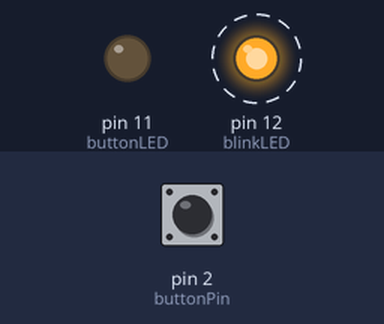
This sketch was run on a simulated Arduino Uno, built with avr-gcc and run on an emulated ATmega328P. On the bench: output pins drawn as LEDs (lit = HIGH). Dashed ring = blinking. Inputs (shaded band) come from the test bench; at power-on: pin 2 (buttonPin) HIGH.

Above: at 0.9 s.
1.3 s: pin 2 (buttonPin) pulled LOW for 0.15 s
At 1.7 s:
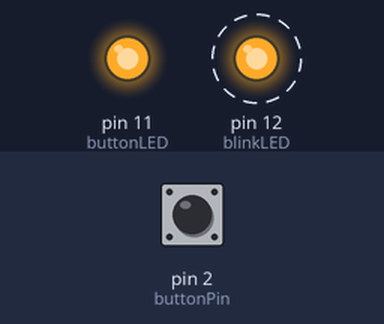
4.3 s: pin 2 (buttonPin) pulled LOW for 1 s
At 5.5 s:
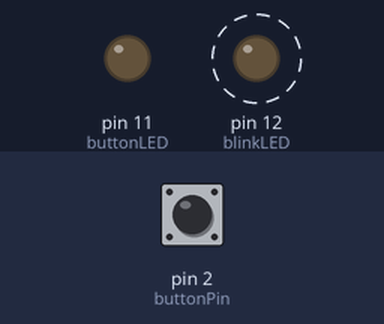
7.3 s: pin 2 (buttonPin) pulled LOW for 3.2 s
At 10.7 s:
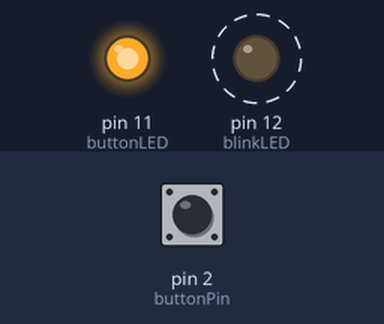
Timing chart, 0 to 18.0 s (numbered marks = the images above; inputs shaded):
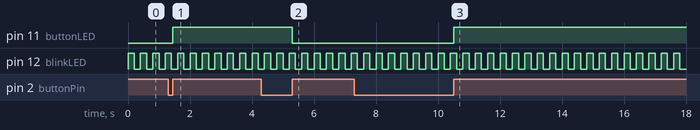

The sketch:

Interrupts_LEDs_toggle.ino
```cpp
// Code to demostrate interrupts on Arduino
// Using interrupts in this program
// Yellow LED (blinkLED) will blink every 200 ms
// Green LED (buttonLED) will change state when we press the button and release
// Lori Pfahler
// October 2026

// Pins 2 and 3 are enabled for this type of interrupt
int buttonPin = 2;
int buttonLED = 11; // green LED on my breadboard
int blinkLED = 12; // yellow LED
volatile bool LEDState = false; // start with buttonLED off
volatile unsigned long prev_interrupt_time = 0;

// Interrupt Service Routine (ISR) - make it a toggle switch
void buttonInterrupt() {
  unsigned long interrupt_time = millis();
  // debounce button switch - change LEDState only if 200ms
  // has passed since the last trigger
  if (interrupt_time - prev_interrupt_time > 200) {
    LEDState = !LEDState;
    digitalWrite(buttonLED, LEDState);
    prev_interrupt_time = interrupt_time;
  }
}

void setup() {
  pinMode(buttonPin, INPUT_PULLUP);
  pinMode(buttonLED, OUTPUT);
  pinMode(blinkLED, OUTPUT);
  // to enable the ISR using buttonInterrupt function and attach it to buttonPin
  // CHANGE:the interrupt triggered when signal goes from HIGH to LOW or LOW to HIGH
  // Other choices are LOW, RISING (LOW TO HIGH), FALLING (HIGH TO LOW)
  attachInterrupt(digitalPinToInterrupt(buttonPin), buttonInterrupt, RISING);
  digitalWrite(buttonLED, LEDState);
}

void loop() {
  // blink the blinkLED (yellow)
  digitalWrite(blinkLED, HIGH);
  delay(200);
  digitalWrite(blinkLED, LOW);
  delay(200);
}
```

Measured:
- after the input at 1.3 s, pin 11 (buttonLED): LOW → HIGH after 0.15 s
- after the input at 4.3 s, pin 11 (buttonLED): HIGH → LOW after 1.0 s
- after the input at 7.3 s, pin 11 (buttonLED): LOW → HIGH after 3.2 s
- by itself, pin 12 (blinkLED): alternates HIGH for 0.20 s and LOW for 0.20 s
